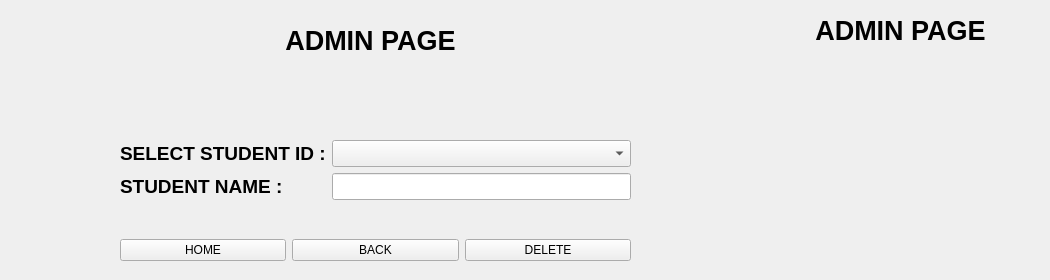
   <widget class="QWidget" name="page_9">
    <widget class="QLabel" name="label_28">
     <property name="geometry">
      <rect>
       <x>760</x>
       <y>10</y>
       <width>281</width>
       <height>41</height>
      </rect>
     </property>
     <property name="text">
      <string>&lt;html&gt;&lt;head/&gt;&lt;body&gt;&lt;p align=&quot;center&quot;&gt;&lt;span style=&quot; font-size:20pt; font-weight:700;&quot;&gt;ADMIN PAGE&lt;/span&gt;&lt;/p&gt;&lt;/body&gt;&lt;/html&gt;</string>
     </property>
    </widget>
    <widget class="QLabel" name="label_29">
     <property name="geometry">
      <rect>
       <x>230</x>
       <y>20</y>
       <width>281</width>
       <height>41</height>
      </rect>
     </property>
     <property name="styleSheet">
      <string notr="true">color: rgb(0, 0, 0);</string>
     </property>
     <property name="text">
      <string>&lt;html&gt;&lt;head/&gt;&lt;body&gt;&lt;p align=&quot;center&quot;&gt;&lt;span style=&quot; font-size:20pt; font-weight:700;&quot;&gt;ADMIN PAGE&lt;/span&gt;&lt;/p&gt;&lt;/body&gt;&lt;/html&gt;</string>
     </property>
    </widget>
    <widget class="QWidget" name="formLayoutWidget_5">
     <property name="geometry">
      <rect>
       <x>120</x>
       <y>140</y>
       <width>511</width>
       <height>111</height>
      </rect>
     </property>
     <layout class="QFormLayout" name="formLayout_5">
      <item row="0" column="0">
       <widget class="QLabel" name="label_20">
        <property name="styleSheet">
         <string notr="true">color: rgb(0, 0, 0);</string>
        </property>
        <property name="text">
         <string>&lt;html&gt;&lt;head/&gt;&lt;body&gt;&lt;p&gt;&lt;span style=&quot; font-size:14pt; font-weight:700;&quot;&gt;SELECT STUDENT ID  :&lt;/span&gt;&lt;/p&gt;&lt;/body&gt;&lt;/html&gt;</string>
        </property>
       </widget>
      </item>
      <item row="0" column="1">
       <widget class="QComboBox" name="comboBox1">
        <property name="font">
         <font>
          <pointsize>12</pointsize>
         </font>
        </property>
        <property name="styleSheet">
         <string notr="true">color: rgb(0, 0, 0);</string>
        </property>
       </widget>
      </item>
      <item row="1" column="0">
       <widget class="QLabel" name="label_40">
        <property name="font">
         <font>
          <pointsize>12</pointsize>
         </font>
        </property>
        <property name="styleSheet">
         <string notr="true">color: rgb(0, 0, 0);</string>
        </property>
        <property name="text">
         <string>&lt;html&gt;&lt;head/&gt;&lt;body&gt;&lt;p&gt;&lt;span style=&quot; font-size:14pt; font-weight:700;&quot;&gt;STUDENT NAME :&lt;/span&gt;&lt;/p&gt;&lt;/body&gt;&lt;/html&gt;</string>
        </property>
       </widget>
      </item>
      <item row="1" column="1">
       <widget class="QLineEdit" name="lineEdit_18">
        <property name="font">
         <font>
          <pointsize>12</pointsize>
         </font>
        </property>
        <property name="styleSheet">
         <string notr="true">color: rgb(0, 0, 0);</string>
        </property>
       </widget>
      </item>
     </layout>
    </widget>
    <widget class="QWidget" name="horizontalLayoutWidget_3">
     <property name="geometry">
      <rect>
       <x>120</x>
       <y>230</y>
       <width>511</width>
       <height>41</height>
      </rect>
     </property>
     <layout class="QHBoxLayout" name="horizontalLayout_7">
      <item>
       <widget class="QPushButton" name="home10">
        <property name="styleSheet">
         <string notr="true">color: rgb(0, 0, 0);</string>
        </property>
        <property name="text">
         <string>HOME</string>
        </property>
       </widget>
      </item>
      <item>
       <widget class="QPushButton" name="back9">
        <property name="styleSheet">
         <string notr="true">color: rgb(0, 0, 0);</string>
        </property>
        <property name="text">
         <string>BACK</string>
        </property>
       </widget>
      </item>
      <item>
       <widget class="QPushButton" name="delet1">
        <property name="styleSheet">
         <string notr="true">color: rgb(0, 0, 0);</string>
        </property>
        <property name="text">
         <string>DELETE</string>
        </property>
       </widget>
      </item>
     </layout>
    </widget>
   </widget>
